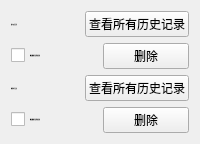
          <widget class="QWidget" name="page_11">
           <layout class="QVBoxLayout" name="verticalLayout_10" stretch="1,1">
            <item>
             <layout class="QVBoxLayout" name="verticalLayout_8">
              <item>
               <layout class="QHBoxLayout" name="horizontalLayout_87">
                <item>
                 <widget class="QLabel" name="label_25">
                  <property name="font">
                   <font>
                    <family>Microsoft YaHei</family>
                    <pointsize>-1</pointsize>
                    <bold>true</bold>
                   </font>
                  </property>
                  <property name="text">
                   <string>用户交互日志</string>
                  </property>
                 </widget>
                </item>
                <item>
                 <widget class="QPushButton" name="loggeremit0">
                  <property name="text">
                   <string>查看所有历史记录</string>
                  </property>
                 </widget>
                </item>
               </layout>
              </item>
              <item>
               <layout class="QHBoxLayout" name="horizontalLayout_41">
                <item>
                 <widget class="QCheckBox" name="isdeletesl">
                  <property name="font">
                   <font>
                    <family>Microsoft YaHei</family>
                    <pointsize>-1</pointsize>
                    <bold>true</bold>
                   </font>
                  </property>
                  <property name="text">
                   <string>确认删除历史所有记录</string>
                  </property>
                 </widget>
                </item>
                <item>
                 <widget class="QPushButton" name="deletesl">
                  <property name="text">
                   <string>删除</string>
                  </property>
                 </widget>
                </item>
               </layout>
              </item>
             </layout>
            </item>
            <item>
             <layout class="QVBoxLayout" name="verticalLayout_9">
              <item>
               <layout class="QHBoxLayout" name="horizontalLayout_88">
                <item>
                 <widget class="QLabel" name="label_26">
                  <property name="font">
                   <font>
                    <family>Microsoft YaHei</family>
                    <pointsize>-1</pointsize>
                    <bold>true</bold>
                   </font>
                  </property>
                  <property name="text">
                   <string>命令执行日志</string>
                  </property>
                 </widget>
                </item>
                <item>
                 <widget class="QPushButton" name="loggeremit1">
                  <property name="text">
                   <string>查看所有历史记录</string>
                  </property>
                 </widget>
                </item>
               </layout>
              </item>
              <item>
               <layout class="QHBoxLayout" name="horizontalLayout_42">
                <item>
                 <widget class="QCheckBox" name="isdeletefl">
                  <property name="font">
                   <font>
                    <family>Microsoft YaHei</family>
                    <pointsize>-1</pointsize>
                    <bold>true</bold>
                   </font>
                  </property>
                  <property name="text">
                   <string>确认删除历史所有记录</string>
                  </property>
                 </widget>
                </item>
                <item>
                 <widget class="QPushButton" name="deletefl">
                  <property name="text">
                   <string>删除</string>
                  </property>
                 </widget>
                </item>
               </layout>
              </item>
             </layout>
            </item>
           </layout>
          </widget>
